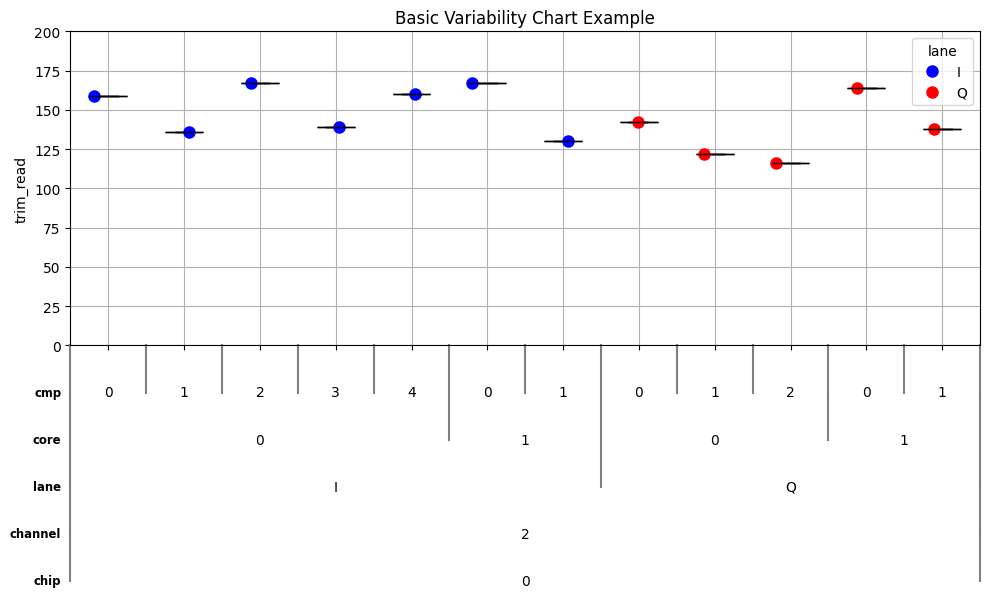

Write Python code to recreate this figure.
#!/usr/bin/env python3
"""Basic PyVarChart example - simple usage."""

import os
import sys
sys.path.insert(0, os.path.dirname(os.path.dirname(os.path.abspath(__file__))))
import matplotlib
matplotlib.use('Agg')  # Non-interactive backend for saving to file

from pyvarchart import PyVarChart
import pandas as pd
from io import StringIO


def main():
    """Run basic example with minimal configuration."""
    # Sample data (smaller subset for basic example)
    str_data = ('chip, channel, lane, core, cmp, trim_read\n'
                '0   , 2      , I   , 0   , 0  , 159\n'
                '0   , 2      , I   , 0   , 1  , 136\n'
                '0   , 2      , I   , 0   , 2  , 167\n'
                '0   , 2      , I   , 0   , 3  , 139\n'
                '0   , 2      , I   , 0   , 4  , 160\n'
                '0   , 2      , I   , 1   , 0  , 167\n'
                '0   , 2      , I   , 1   , 1  , 130\n'
                '0   , 2      , Q   , 0   , 0  , 142\n'
                '0   , 2      , Q   , 0   , 1  , 122\n'
                '0   , 2      , Q   , 0   , 2  , 116\n'
                '0   , 2      , Q   , 1   , 0  , 164\n'
                '0   , 2      , Q   , 1   , 1  , 138'.replace(' ', ''))
    pd_data = pd.read_csv(StringIO(str_data))

    # Create basic variability chart
    pvc = PyVarChart(
        str_yaxis_var_name='trim_read',
        lst_xaxis_var_names=['chip', 'channel', 'lane', 'core', 'cmp'],
        str_color_theme='Blue to Green to Red',
        str_legend='lane',
        str_title='Basic Variability Chart Example',
        int_frame_size_x=10,
        int_frame_size_y=6,
    )

    # Generate chart
    pvc.analyze(pd_data)
    fig, ax = pvc.plot(1)
    ax.set_ylim(0, 200)

    # Save
    fig.savefig('basic_example.png', dpi=100, bbox_inches='tight')
    print("✓ Basic example saved to basic_example.png")
    # plt.close(1)


if __name__ == '__main__':
    main()
